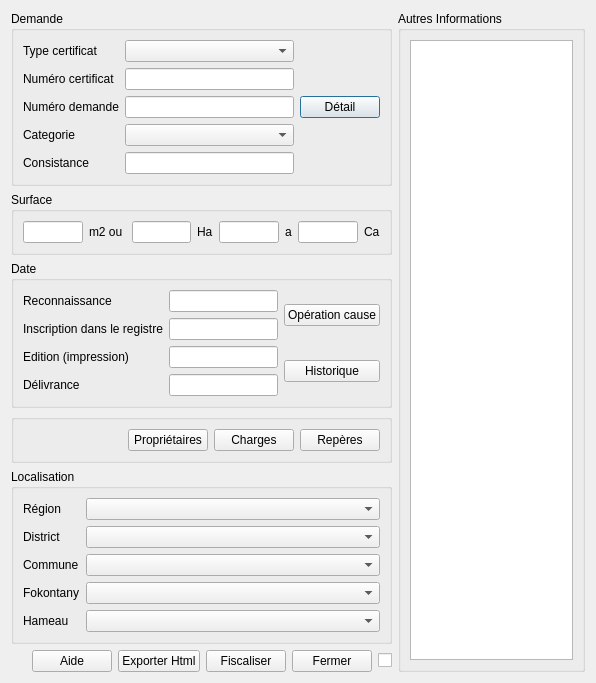
<?xml version="1.0" encoding="UTF-8"?>
<ui version="4.0">
 <class>Dialog</class>
 <widget class="QDialog" name="Dialog">
  <property name="geometry">
   <rect>
    <x>0</x>
    <y>0</y>
    <width>596</width>
    <height>619</height>
   </rect>
  </property>
  <property name="windowTitle">
   <string>Création initiale de certficat foncier</string>
  </property>
  <layout class="QHBoxLayout" name="horizontalLayout_4">
   <item>
    <layout class="QVBoxLayout" name="verticalLayout">
     <item>
      <widget class="QGroupBox" name="gridGroupBox">
       <property name="title">
        <string>Demande</string>
       </property>
       <layout class="QGridLayout" name="gridLayout">
        <item row="3" column="1">
         <widget class="QComboBox" name="comboBoxConsist"/>
        </item>
        <item row="1" column="1">
         <widget class="QLineEdit" name="lineEditNumCert"/>
        </item>
        <item row="0" column="0">
         <widget class="QLabel" name="label">
          <property name="text">
           <string>Type certificat</string>
          </property>
         </widget>
        </item>
        <item row="0" column="1">
         <widget class="QComboBox" name="comboBoxTypeCert"/>
        </item>
        <item row="2" column="2">
         <widget class="QPushButton" name="btnDetailDmd">
          <property name="text">
           <string>Détail</string>
          </property>
         </widget>
        </item>
        <item row="2" column="0">
         <widget class="QLabel" name="label_3">
          <property name="text">
           <string>Numéro demande</string>
          </property>
         </widget>
        </item>
        <item row="1" column="0">
         <widget class="QLabel" name="label_2">
          <property name="text">
           <string>Numéro certificat</string>
          </property>
         </widget>
        </item>
        <item row="2" column="1">
         <widget class="QLineEdit" name="lineEditNumDmd"/>
        </item>
        <item row="3" column="0">
         <widget class="QLabel" name="label_4">
          <property name="text">
           <string>Categorie</string>
          </property>
         </widget>
        </item>
        <item row="4" column="0">
         <widget class="QLabel" name="label_18">
          <property name="text">
           <string>Consistance</string>
          </property>
         </widget>
        </item>
        <item row="4" column="1">
         <widget class="QLineEdit" name="lineEditEtat"/>
        </item>
       </layout>
      </widget>
     </item>
     <item>
      <widget class="QGroupBox" name="horizontalGroupBox">
       <property name="title">
        <string>Surface</string>
       </property>
       <layout class="QHBoxLayout" name="horizontalLayout">
        <item>
         <widget class="QLineEdit" name="lineEditSurface"/>
        </item>
        <item>
         <widget class="QLabel" name="label_6">
          <property name="text">
           <string>m2 ou </string>
          </property>
         </widget>
        </item>
        <item>
         <widget class="QLineEdit" name="lineEditHa"/>
        </item>
        <item>
         <widget class="QLabel" name="label_7">
          <property name="text">
           <string>Ha</string>
          </property>
         </widget>
        </item>
        <item>
         <widget class="QLineEdit" name="lineEditA"/>
        </item>
        <item>
         <widget class="QLabel" name="label_8">
          <property name="text">
           <string>a</string>
          </property>
         </widget>
        </item>
        <item>
         <widget class="QLineEdit" name="lineEditCa"/>
        </item>
        <item>
         <widget class="QLabel" name="label_9">
          <property name="text">
           <string>Ca</string>
          </property>
         </widget>
        </item>
       </layout>
      </widget>
     </item>
     <item>
      <widget class="QGroupBox" name="gridGroupBox_2">
       <property name="title">
        <string>Date</string>
       </property>
       <layout class="QGridLayout" name="gridLayout_2">
        <item row="0" column="0">
         <widget class="QLabel" name="label_10">
          <property name="text">
           <string>Reconnaissance</string>
          </property>
         </widget>
        </item>
        <item row="1" column="1">
         <widget class="QLineEdit" name="lineEditInscriptionReg"/>
        </item>
        <item row="3" column="0">
         <widget class="QLabel" name="label_20">
          <property name="text">
           <string>Délivrance</string>
          </property>
         </widget>
        </item>
        <item row="1" column="0">
         <widget class="QLabel" name="label_11">
          <property name="text">
           <string>Inscription dans le registre</string>
          </property>
         </widget>
        </item>
        <item row="3" column="1">
         <widget class="QLineEdit" name="lineEditDelivrance"/>
        </item>
        <item row="2" column="0">
         <widget class="QLabel" name="label_19">
          <property name="text">
           <string>Edition (impression)</string>
          </property>
         </widget>
        </item>
        <item row="2" column="1">
         <widget class="QLineEdit" name="lineEditEdition"/>
        </item>
        <item row="0" column="1">
         <widget class="QLineEdit" name="lineEditDateReconnaissance"/>
        </item>
        <item row="0" column="2" rowspan="2">
         <widget class="QPushButton" name="pushButton_2">
          <property name="text">
           <string>Opération cause</string>
          </property>
         </widget>
        </item>
        <item row="2" column="2" rowspan="2">
         <widget class="QPushButton" name="pushButton_3">
          <property name="text">
           <string>Historique</string>
          </property>
         </widget>
        </item>
       </layout>
      </widget>
     </item>
     <item>
      <widget class="QGroupBox" name="groupBox_2">
       <layout class="QHBoxLayout" name="horizontalLayout_3">
        <item>
         <spacer name="horizontalSpacer">
          <property name="orientation">
           <enum>Qt::Horizontal</enum>
          </property>
          <property name="sizeHint" stdset="0">
           <size>
            <width>40</width>
            <height>20</height>
           </size>
          </property>
         </spacer>
        </item>
        <item>
         <widget class="QPushButton" name="btnProprietaire">
          <property name="text">
           <string>Propriétaires</string>
          </property>
         </widget>
        </item>
        <item>
         <widget class="QPushButton" name="btnCharges">
          <property name="text">
           <string>Charges</string>
          </property>
         </widget>
        </item>
        <item>
         <widget class="QPushButton" name="btnRepere">
          <property name="text">
           <string>Repères</string>
          </property>
         </widget>
        </item>
       </layout>
      </widget>
     </item>
     <item>
      <widget class="QGroupBox" name="gridGroupBox_3">
       <property name="title">
        <string>Localisation</string>
       </property>
       <layout class="QFormLayout" name="formLayout">
        <item row="0" column="0">
         <widget class="QLabel" name="label_12">
          <property name="text">
           <string>Région</string>
          </property>
         </widget>
        </item>
        <item row="0" column="1">
         <widget class="QComboBox" name="comboBoxRegion"/>
        </item>
        <item row="1" column="0">
         <widget class="QLabel" name="label_13">
          <property name="text">
           <string>District</string>
          </property>
         </widget>
        </item>
        <item row="1" column="1">
         <widget class="QComboBox" name="comboBoxDistrict"/>
        </item>
        <item row="2" column="0">
         <widget class="QLabel" name="label_14">
          <property name="text">
           <string>Commune</string>
          </property>
         </widget>
        </item>
        <item row="2" column="1">
         <widget class="QComboBox" name="comboBoxCommune"/>
        </item>
        <item row="3" column="0">
         <widget class="QLabel" name="label_15">
          <property name="text">
           <string>Fokontany</string>
          </property>
         </widget>
        </item>
        <item row="3" column="1">
         <widget class="QComboBox" name="comboBoxFokontany"/>
        </item>
        <item row="4" column="0">
         <widget class="QLabel" name="label_16">
          <property name="text">
           <string>Hameau</string>
          </property>
         </widget>
        </item>
        <item row="4" column="1">
         <widget class="QComboBox" name="comboBoxHameau"/>
        </item>
       </layout>
      </widget>
     </item>
     <item>
      <layout class="QHBoxLayout" name="horizontalLayout_2">
       <item>
        <spacer name="horizontalSpacer_2">
         <property name="orientation">
          <enum>Qt::Horizontal</enum>
         </property>
         <property name="sizeHint" stdset="0">
          <size>
           <width>40</width>
           <height>20</height>
          </size>
         </property>
        </spacer>
       </item>
       <item>
        <widget class="QPushButton" name="btnAide">
         <property name="text">
          <string>Aide</string>
         </property>
        </widget>
       </item>
       <item>
        <widget class="QPushButton" name="btnHtml">
         <property name="text">
          <string>Exporter Html</string>
         </property>
        </widget>
       </item>
       <item>
        <widget class="QPushButton" name="btnFiscaliser">
         <property name="text">
          <string>Fiscaliser</string>
         </property>
        </widget>
       </item>
       <item>
        <widget class="QPushButton" name="btnFermer">
         <property name="text">
          <string>Fermer</string>
         </property>
        </widget>
       </item>
       <item>
        <widget class="QCheckBox" name="checkBox">
         <property name="text">
          <string/>
         </property>
        </widget>
       </item>
      </layout>
     </item>
    </layout>
   </item>
   <item>
    <widget class="QGroupBox" name="groupBox">
     <property name="title">
      <string>Autres Informations</string>
     </property>
     <layout class="QVBoxLayout" name="verticalLayout_2">
      <item>
       <widget class="QTextEdit" name="textEdit">
        <property name="minimumSize">
         <size>
          <width>163</width>
          <height>0</height>
         </size>
        </property>
       </widget>
      </item>
     </layout>
    </widget>
   </item>
  </layout>
 </widget>
 <resources/>
 <connections/>
</ui>
